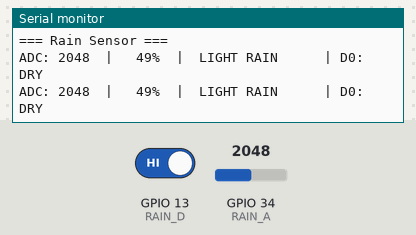
This sketch was run on a simulated ESP32. Parts: the last lines printed to the serial monitor. The test bench sets the inputs (shaded band); at power-on: GPIO 34 (RAIN_A) = 2048, GPIO 13 (RAIN_D) HIGH.

Above: at 1.8 s.
1.9 s: GPIO 34 (RAIN_A) set to 1228
At 2.8 s:
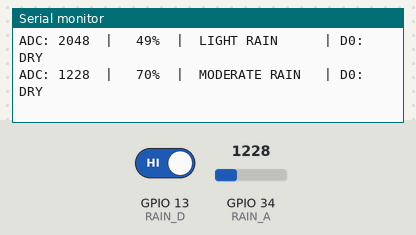
4.5 s: GPIO 13 (RAIN_D) driven LOW
At 5.5 s:
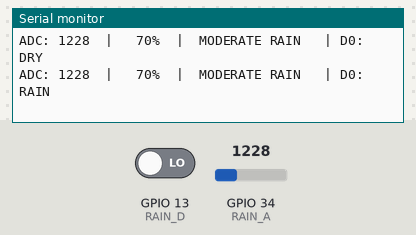
7.5 s: GPIO 34 (RAIN_A) set to 491
At 8.8 s:
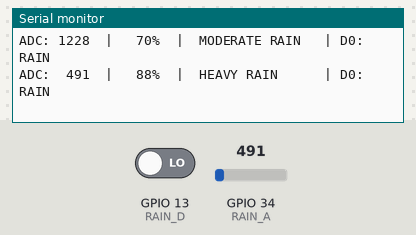
10.5 s: GPIO 13 (RAIN_D) driven HIGH
At 11.4 s:
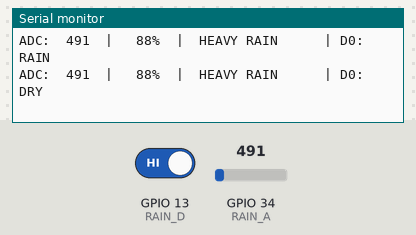
13.5 s: GPIO 34 (RAIN_A) set to 40
At 14.8 s:
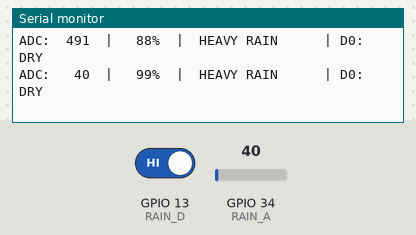
16.5 s: GPIO 13 (RAIN_D) driven LOW
At 17.8 s:
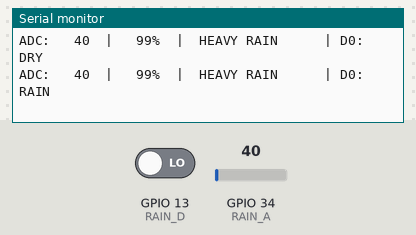

Measured:
- after the input at 1.9 s, the serial monitor: prints a new line after 0.10 s (image 1)
- after the input at 4.5 s, the serial monitor: prints a new line after 0.50 s (image 2)
- after the input at 7.5 s, the serial monitor: prints a new line after 0.50 s (image 3)
- after the input at 10.5 s, the serial monitor: prints a new line after 0.51 s (image 4)
- after the input at 13.5 s, the serial monitor: prints a new line after 0.51 s (image 5)
- after the input at 16.5 s, the serial monitor: prints a new line after 0.51 s (image 6)

The sketch:

Rain_Sensor.ino
```cpp
/**
 * S6 — Rain Sensor
 * =================
 * Board : AI Thinker ESP32-CAM
 *
 * Wiring:
 *   Sensor VCC → 3.3V   Sensor GND → GND
 *   Sensor A0  → GPIO 34 (analog)
 *   Sensor D0  → GPIO 13 (digital: LOW = rain detected)
 */
#define RAIN_A  34
#define RAIN_D  13

void setup() {
  Serial.begin(115200);
  pinMode(RAIN_D, INPUT);
  Serial.println("=== Rain Sensor ===");
}

void loop() {
  int  raw    = analogRead(RAIN_A);
  int  pct    = constrain(map(raw, 4095, 0, 0, 100), 0, 100);
  bool rain   = (digitalRead(RAIN_D) == LOW);
  const char* desc = pct < 20 ? "DRY" : pct < 50 ? "LIGHT RAIN" :
                     pct < 80 ? "MODERATE RAIN" : "HEAVY RAIN";
  Serial.printf("ADC: %4d  |  %3d%%  |  %-15s | D0: %s\n",
                raw, pct, desc, rain ? "RAIN" : "DRY");
  delay(1000);
}
```
